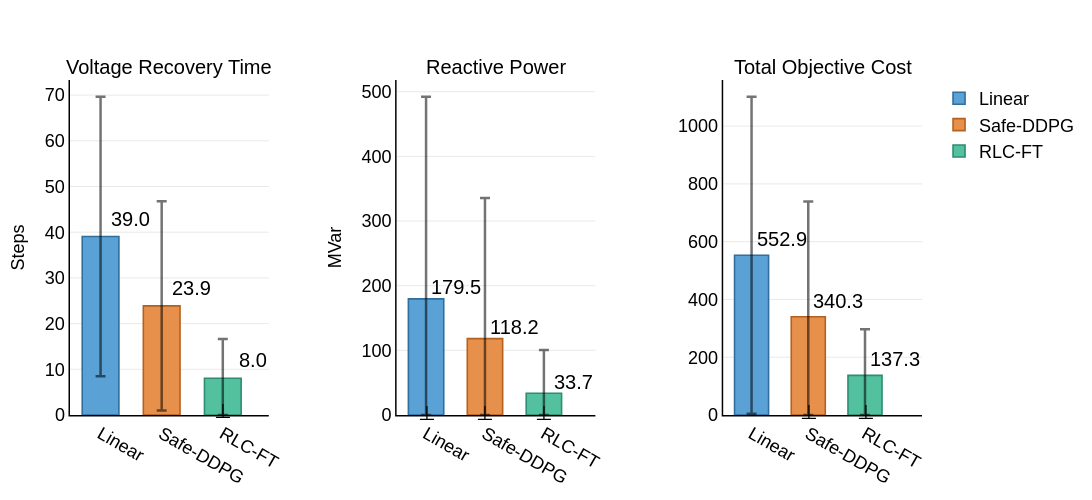

The code cell stored with this chart in its notebook:
### Code cell
import plotly.graph_objects as go
import numpy as np
from plotly.subplots import make_subplots

# Calculate statistics from raw data
methods = ['Linear', 'Safe-DDPG', 'RLC-FT']
metrics = ['Voltage Recovery Time', 'Reactive Power', 'Total Objective Cost']

# Extract data and calculate statistical values
data = {
    'Voltage Recovery Time': {
        'means': [
            39.05,      # Linear
            23.88,      # Safe-DDPG
            8.04         # RLC-FT
        ],
        'stds': [
            30.59,       # Linear
            22.89,       # Safe-DDPG
            8.60           # RLC-FT
        ],
        'unit': 'Steps'
    },
    'Reactive Power': {
        'means': [
            179.53,        # Linear
            118.19,        # Safe-DDPG (note original variable name spelling)
            33.73              # RLC-FT
        ],
        'stds': [
            312.69,         # Linear
            217.34,         # Safe-DDPG
            66.65               # RLC-FT
        ],
        'unit': 'MVar'
    },
    'Total Objective Cost': {
        'means': [
            552.85,         # Linear
            340.27,         # Safe-DDPG
            137.33               # RLC-FT
        ],
        'stds': [
            548.85,          # Linear
            398.38,          # Safe-DDPG
            159.70                # RLC-FT
        ],
        'unit': ''
    }
}

# data = {
#     'Voltage Recovery Time': {
#         'means': [
#             106.38,      # Linear
#             51.59,      # Safe-DDPG
#             17.99         # RLC-FT
#         ],
#         'stds': [
#             38.84,       # Linear
#             23.62,       # Safe-DDPG
#             12.10          # RLC-FT
#         ],
#         'unit': 'Steps'
#     },
#     'Reactive Power': {
#         'means': [
#             2034.35,        # Linear
#             1087.41,        # Safe-DDPG (note original variable name spelling)
#             271.49              # RLC-FT
#         ],
#         'stds': [
#             1696.93,         # Linear
#             1017.19,         # Safe-DDPG
#             287.73               # RLC-FT
#         ],
#         'unit': 'MVar'
#     },
#     'Total Objective Cost': {
#         'means': [
#             320150.54,         # Linear
#             177025.43,         # Safe-DDPG
#             50326.50               # RLC-FT
#         ],
#         'stds': [
#             183398.67,          # Linear
#             101214.86,          # Safe-DDPG
#             28921.66                # RLC-FT
#         ],
#         'unit': ''
#     }
# }

# Print calculated results for verification (including truncation info)
print("Calculated Statistics:")
truncation_info = []
for metric in metrics:
    print(f"\n{metric}:")
    for i, method in enumerate(methods):
        mean_val = data[metric]['means'][i]
        std_val = data[metric]['stds'][i]
        lower_bound = mean_val - std_val
        
        if lower_bound < 0:
            truncation_info.append(f"{metric} - {method}")
            print(f"  {method}: {mean_val:.2f} ± {std_val:.2f} (truncated at 0)")
        else:
            print(f"  {method}: {mean_val:.2f} ± {std_val:.2f}")

# Nature-style colors
# colors = ['#1f77b4', '#ff7f0e', '#2ca02c']
# colors = ['#0072B2', '#D55E00', '#009E73']
# Softer Okabe–Ito palette (lighter fills)
colors = {
    'Linear':  '#5AA1D6',  # lighter blue from #0072B2
    'Safe-DDPG': '#E7904B',# lighter orange from #D55E00
    'RLC-FT':  '#53C19E'   # lighter green from #009E73
}
colors_edge = {
    'Linear':  '#2F6E9D',
    'Safe-DDPG': '#B3611E',
    'RLC-FT':  '#2D8C73'
}
err_color = 'rgba(0,0,0,0.55)'  # unified error bar color

# Create subplots
fig = make_subplots(
    rows=1, cols=3,
    subplot_titles=[metric for metric in metrics],  # Only metric names, no units
    horizontal_spacing=0.15
)

# Create grouped bar charts for each metric
for i, metric in enumerate(metrics):
    means = data[metric]['means']
    stds = data[metric]['stds']
    
    for j, method in enumerate(methods):
        mean_val = means[j]
        std_val = stds[j]
        
        # Check if truncation is needed (handle negative values)
        is_truncated = (mean_val - std_val) < 0
        
        # Calculate error bar lengths
        if is_truncated:
            # Truncation handling: lower error bar only extends to 0
            error_minus = mean_val  # distance from mean to 0
            error_plus = std_val    # keep original upper error bar
        else:
            # Normal case: symmetric error bars
            error_minus = std_val
            error_plus = std_val
        
        bar_color = colors[method]
        edge_color = colors_edge[method]

        fig.add_trace(
            go.Bar(
                x=[method],
                y=[mean_val],
                error_y=dict(
                    type='data',
                    symmetric=False,
                    array=[error_plus],
                    arrayminus=[error_minus],
                    visible=True,
                    thickness=2.5,
                    width=5,
                    color=err_color
                ),
                name=method,
                marker_color=bar_color,
                marker_line=dict(width=1.6, color=edge_color),
                showlegend=(i == 0),
                width=0.6
            ),
            row=1, col=i+1

        )
        
        # Add value labels above error bars
        fig.add_annotation(
            x=method,
            y=mean_val + max(means) * 0.1,  # above error bars
            xshift=30,  # shift value labels to the right (in pixels, adjustable)
            text=f"{mean_val:.1f}",
            showarrow=False,
            font=dict(size=16, color='black'),
            row=1, col=i+1
        )

        # Add value labels above error bars
        # if i == 0:  #
        #     fig.add_annotation(
        #         x=method,
        #         y=mean_val + max(means) * 0.05,  # above error bars
        #         xshift=25,  # shift value labels to the right (in pixels, adjustable)
        #         text=f"{mean_val:.1f}",
        #         showarrow=False,
        #         font=dict(size=14, color='black'),
        #         row=1, col=i+1
        #     )

        # if i == 1:  #
        #     fig.add_annotation(
        #         x=method,
        #         y=mean_val + max(means) * 0.08,  # above error bars
        #         xshift=32,  # shift value labels to the right (in pixels, adjustable)
        #         text=f"{mean_val:.1f}",
        #         showarrow=False,
        #         font=dict(size=14, color='black'),
        #         row=1, col=i+1
        #     )

        # if i == 2:  #
        #     fig.add_annotation(
        #         x=method,
        #         y=mean_val + max(means) * 0.08,  # above error bars
        #         xshift=45,  # shift value labels to the right (in pixels, adjustable)
        #         text=f"{mean_val:.1f}",
        #         showarrow=False,
        #         font=dict(size=14, color='black'),
        #         row=1, col=i+1
        #     )
        
        # Add truncation marker at bottom if truncated
        if is_truncated:
            fig.add_annotation(
                x=method,
                y=max(means) * 0.02,  # near bottom
                text="⊥",  # truncation symbol
                showarrow=False,
                font=dict(size=16, color='red'),
                row=1, col=i+1
            )

# Update layout (removed title)
fig.update_layout(
    width=1200,
    height=500,
    font=dict(family="Arial, sans-serif", size=20, color="black"),
    plot_bgcolor='white',
    paper_bgcolor='white',
    legend=dict(
        x=1.02, y=1,
        xanchor='left', yanchor='top',
        bgcolor='rgba(255,255,255,0.6)',
        bordercolor='rgba(0,0,0,0)',
        font=dict(size=18)
    ),
    margin=dict(l=70, r=140, t=80, b=70)  # reduced top margin since no title
)

# Update axis styles with units on y-axes
y_axis_titles = [
    data['Voltage Recovery Time']['unit'],
    data['Reactive Power']['unit'], 
    data['Total Objective Cost']['unit']
]

for i in range(1, 4):
    fig.update_xaxes(
        row=1, col=i,
        showgrid=False,
        showline=True,
        linewidth=1.5,
        linecolor='black',
        tickfont=dict(size=18)
    )
    
    # Set y-axis title with unit
    y_title = y_axis_titles[i-1] if y_axis_titles[i-1] else ""
    
    fig.update_yaxes(
        row=1, col=i,
        title=dict(
            text=y_title,
            font=dict(size=18, color='black')
        ),
        showgrid=True,
        gridwidth=0.5,
        gridcolor='lightgray',
        showline=True,
        linewidth=1.5,
        linecolor='black',
        tickfont=dict(size=18),
        rangemode='tozero'  # ensure y-axis starts from 0
    )

# Update subplot title formatting (without units now)
for annotation in fig['layout']['annotations']:
    annotation['font'] = dict(size=20, color='black')

# Display figure
fig.show()

# Display truncation information
if truncation_info:
    print(f"\n⊥ Truncation Applied (error bars cut at zero for):")
    for info in truncation_info:
        print(f"  - {info}")
    print("Note: Red ⊥ symbols indicate where error bars were truncated at zero")

# Data integrity check
print("\n" + "="*50)
print("Data Quality Summary:")
for metric in metrics:
    means = data[metric]['means']
    stds = data[metric]['stds']
    
    print(f"\n{metric}:")
    for j, method in enumerate(methods):
        cv = (stds[j] / means[j]) * 100  # coefficient of variation
        truncated = "Yes" if (means[j] - stds[j]) < 0 else "No"
        print(f"  {method}: CV={cv:.1f}%, Truncated={truncated}")

# Save high-quality images (optional)
# fig.write_image(os.path.join(Config.data_path, "images","56bus", "performance_comparison_123.png"), width=1200, height=500, scale=2)
# fig.write_image(os.path.join(Config.data_path, "images","56bus", "performance_comparison_123.pdf"), width=1200, height=500)

fig.write_image(os.path.join(Config.data_path, "images","56bus", "performance_comparison.png"), width=1200, height=500, scale=2)
fig.write_image(os.path.join(Config.data_path, "images","56bus", "performance_comparison.pdf"), width=1200, height=500)

### Figure 1 — Plotly figure (JSON) as saved in the notebook; plotly's stock layout.template omitted (floating-point values rounded to 4 significant figures)
{"data": [{"error_y": {"array": [30.59], "arrayminus": [30.59], "color": "rgba(0,0,0,0.55)", "symmetric": false, "thickness": 2.5, "type": "data", "visible": true, "width": 5}, "marker": {"color": "#5AA1D6", "line": {"color": "#2F6E9D", "width": 1.6}}, "name": "Linear", "showlegend": true, "type": "bar", "width": 0.6, "x": ["Linear"], "xaxis": "x", "y": [39.05], "yaxis": "y"}, {"error_y": {"array": [22.89], "arrayminus": [22.89], "color": "rgba(0,0,0,0.55)", "symmetric": false, "thickness": 2.5, "type": "data", "visible": true, "width": 5}, "marker": {"color": "#E7904B", "line": {"color": "#B3611E", "width": 1.6}}, "name": "Safe-DDPG", "showlegend": true, "type": "bar", "width": 0.6, "x": ["Safe-DDPG"], "xaxis": "x", "y": [23.88], "yaxis": "y"}, {"error_y": {"array": [8.6], "arrayminus": [8.04], "color": "rgba(0,0,0,0.55)", "symmetric": false, "thickness": 2.5, "type": "data", "visible": true, "width": 5}, "marker": {"color": "#53C19E", "line": {"color": "#2D8C73", "width": 1.6}}, "name": "RLC-FT", "showlegend": true, "type": "bar", "width": 0.6, "x": ["RLC-FT"], "xaxis": "x", "y": [8.04], "yaxis": "y"}, {"error_y": {"array": [312.7], "arrayminus": [179.5], "color": "rgba(0,0,0,0.55)", "symmetric": false, "thickness": 2.5, "type": "data", "visible": true, "width": 5}, "marker": {"color": "#5AA1D6", "line": {"color": "#2F6E9D", "width": 1.6}}, "name": "Linear", "showlegend": false, "type": "bar", "width": 0.6, "x": ["Linear"], "xaxis": "x2", "y": [179.5], "yaxis": "y2"}, {"error_y": {"array": [217.3], "arrayminus": [118.2], "color": "rgba(0,0,0,0.55)", "symmetric": false, "thickness": 2.5, "type": "data", "visible": true, "width": 5}, "marker": {"color": "#E7904B", "line": {"color": "#B3611E", "width": 1.6}}, "name": "Safe-DDPG", "showlegend": false, "type": "bar", "width": 0.6, "x": ["Safe-DDPG"], "xaxis": "x2", "y": [118.2], "yaxis": "y2"}, {"error_y": {"array": [66.65], "arrayminus": [33.73], "color": "rgba(0,0,0,0.55)", "symmetric": false, "thickness": 2.5, "type": "data", "visible": true, "width": 5}, "marker": {"color": "#53C19E", "line": {"color": "#2D8C73", "width": 1.6}}, "name": "RLC-FT", "showlegend": false, "type": "bar", "width": 0.6, "x": ["RLC-FT"], "xaxis": "x2", "y": [33.73], "yaxis": "y2"}, {"error_y": {"array": [548.9], "arrayminus": [548.9], "color": "rgba(0,0,0,0.55)", "symmetric": false, "thickness": 2.5, "type": "data", "visible": true, "width": 5}, "marker": {"color": "#5AA1D6", "line": {"color": "#2F6E9D", "width": 1.6}}, "name": "Linear", "showlegend": false, "type": "bar", "width": 0.6, "x": ["Linear"], "xaxis": "x3", "y": [552.9], "yaxis": "y3"}, {"error_y": {"array": [398.4], "arrayminus": [340.3], "color": "rgba(0,0,0,0.55)", "symmetric": false, "thickness": 2.5, "type": "data", "visible": true, "width": 5}, "marker": {"color": "#E7904B", "line": {"color": "#B3611E", "width": 1.6}}, "name": "Safe-DDPG", "showlegend": false, "type": "bar", "width": 0.6, "x": ["Safe-DDPG"], "xaxis": "x3", "y": [340.3], "yaxis": "y3"}, {"error_y": {"array": [159.7], "arrayminus": [137.3], "color": "rgba(0,0,0,0.55)", "symmetric": false, "thickness": 2.5, "type": "data", "visible": true, "width": 5}, "marker": {"color": "#53C19E", "line": {"color": "#2D8C73", "width": 1.6}}, "name": "RLC-FT", "showlegend": false, "type": "bar", "width": 0.6, "x": ["RLC-FT"], "xaxis": "x3", "y": [137.3], "yaxis": "y3"}], "layout": {"annotations": [{"font": {"color": "black", "size": 20}, "showarrow": false, "text": "Voltage Recovery Time", "x": 0.1167, "xanchor": "center", "xref": "paper", "y": 1, "yanchor": "bottom", "yref": "paper"}, {"font": {"color": "black", "size": 20}, "showarrow": false, "text": "Reactive Power", "x": 0.5, "xanchor": "center", "xref": "paper", "y": 1, "yanchor": "bottom", "yref": "paper"}, {"font": {"color": "black", "size": 20}, "showarrow": false, "text": "Total Objective Cost", "x": 0.8833, "xanchor": "center", "xref": "paper", "y": 1, "yanchor": "bottom", "yref": "paper"}, {"font": {"color": "black", "size": 20}, "showarrow": false, "text": "39.0", "x": "Linear", "xref": "x", "xshift": 30, "y": 42.95, "yref": "y"}, {"font": {"color": "black", "size": 20}, "showarrow": false, "text": "23.9", "x": "Safe-DDPG", "xref": "x", "xshift": 30, "y": 27.79, "yref": "y"}, {"font": {"color": "black", "size": 20}, "showarrow": false, "text": "8.0", "x": "RLC-FT", "xref": "x", "xshift": 30, "y": 11.94, "yref": "y"}, {"font": {"color": "black", "size": 20}, "showarrow": false, "text": "⊥", "x": "RLC-FT", "xref": "x", "y": 0.781, "yref": "y"}, {"font": {"color": "black", "size": 20}, "showarrow": false, "text": "179.5", "x": "Linear", "xref": "x2", "xshift": 30, "y": 197.5, "yref": "y2"}, {"font": {"color": "black", "size": 20}, "showarrow": false, "text": "⊥", "x": "Linear", "xref": "x2", "y": 3.591, "yref": "y2"}, {"font": {"color": "black", "size": 20}, "showarrow": false, "text": "118.2", "x": "Safe-DDPG", "xref": "x2", "xshift": 30, "y": 136.1, "yref": "y2"}, {"font": {"color": "black", "size": 20}, "showarrow": false, "text": "⊥", "x": "Safe-DDPG", "xref": "x2", "y": 3.591, "yref": "y2"}, {"font": {"color": "black", "size": 20}, "showarrow": false, "text": "33.7", "x": "RLC-FT", "xref": "x2", "xshift": 30, "y": 51.68, "yref": "y2"}, {"font": {"color": "black", "size": 20}, "showarrow": false, "text": "⊥", "x": "RLC-FT", "xref": "x2", "y": 3.591, "yref": "y2"}, {"font": {"color": "black", "size": 20}, "showarrow": false, "text": "552.9", "x": "Linear", "xref": "x3", "xshift": 30, "y": 608.1, "yref": "y3"}, {"font": {"color": "black", "size": 20}, "showarrow": false, "text": "340.3", "x": "Safe-DDPG", "xref": "x3", "xshift": 30, "y": 395.6, "yref": "y3"}, {"font": {"color": "black", "size": 20}, "showarrow": false, "text": "⊥", "x": "Safe-DDPG", "xref": "x3", "y": 11.06, "yref": "y3"}, {"font": {"color": "black", "size": 20}, "showarrow": false, "text": "137.3", "x": "RLC-FT", "xref": "x3", "xshift": 30, "y": 192.6, "yref": "y3"}, {"font": {"color": "black", "size": 20}, "showarrow": false, "text": "⊥", "x": "RLC-FT", "xref": "x3", "y": 11.06, "yref": "y3"}], "font": {"color": "black", "family": "Arial, sans-serif", "size": 20}, "height": 500, "legend": {"bgcolor": "rgba(255,255,255,0.6)", "bordercolor": "rgba(0,0,0,0)", "font": {"size": 18}, "x": 1.02, "xanchor": "left", "y": 1, "yanchor": "top"}, "margin": {"b": 70, "l": 70, "r": 140, "t": 80}, "paper_bgcolor": "white", "plot_bgcolor": "white", "width": 1200, "xaxis": {"anchor": "y", "domain": [0, 0.2333], "linecolor": "black", "linewidth": 1.5, "showgrid": false, "showline": true, "tickfont": {"size": 18}}, "xaxis2": {"anchor": "y2", "domain": [0.3833, 0.6167], "linecolor": "black", "linewidth": 1.5, "showgrid": false, "showline": true, "tickfont": {"size": 18}}, "xaxis3": {"anchor": "y3", "domain": [0.7667, 1.0], "linecolor": "black", "linewidth": 1.5, "showgrid": false, "showline": true, "tickfont": {"size": 18}}, "yaxis": {"anchor": "x", "domain": [0, 1], "gridcolor": "lightgray", "gridwidth": 0.5, "linecolor": "black", "linewidth": 1.5, "rangemode": "tozero", "showgrid": true, "showline": true, "tickfont": {"size": 18}, "title": {"font": {"color": "black", "size": 18}, "text": "Steps"}}, "yaxis2": {"anchor": "x2", "domain": [0, 1], "gridcolor": "lightgray", "gridwidth": 0.5, "linecolor": "black", "linewidth": 1.5, "rangemode": "tozero", "showgrid": true, "showline": true, "tickfont": {"size": 18}, "title": {"font": {"color": "black", "size": 18}, "text": "MVar"}}, "yaxis3": {"anchor": "x3", "domain": [0, 1], "gridcolor": "lightgray", "gridwidth": 0.5, "linecolor": "black", "linewidth": 1.5, "rangemode": "tozero", "showgrid": true, "showline": true, "tickfont": {"size": 18}, "title": {"font": {"color": "black", "size": 18}, "text": ""}}}}
